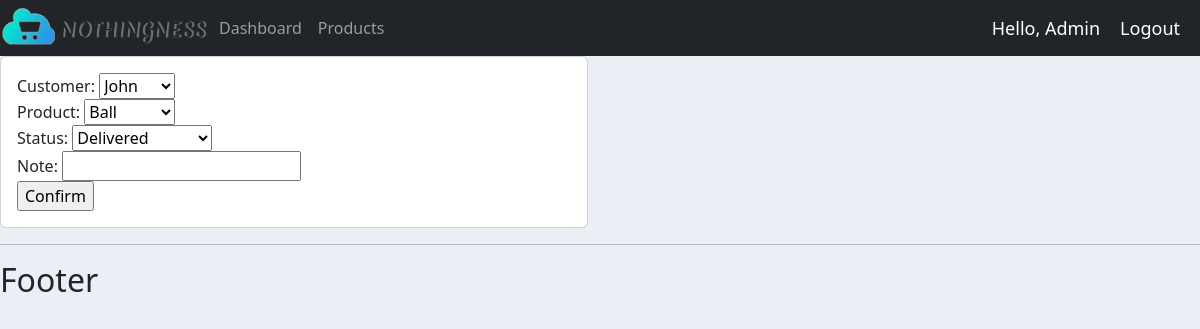
The page /update_order/28/ (signed in) on the database as committed earlier.
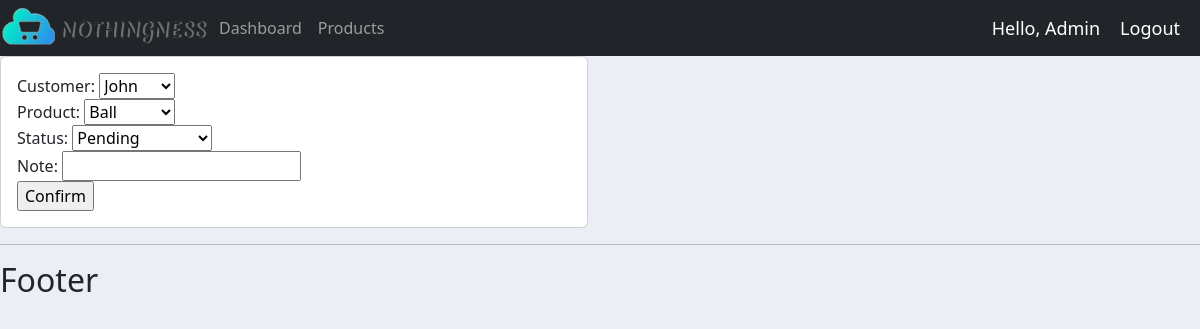
The same page on the database as committed later.
### app/models.py (models this page shows, shortened)
class Order(models.Model):
    STATUS_CHOICES = (
        ('Pending', 'Pending'),
        ('Out for delivery', 'Out for delivery'),
        ('Delivered', 'Delivered'),
    )
    customer = models.ForeignKey(Customer, null=True, on_delete=models.SET_NULL)
    product = models.ForeignKey(Product, null=True, on_delete=models.SET_NULL)
    date_created = models.DateTimeField(auto_now_add=True, null=True)
    status = models.CharField(max_length=100, null=True, choices=STATUS_CHOICES)
    note = models.CharField(max_length=100, null=True, blank=True)

### app/decorators.py (the view)
        def wrapper_func(request, *args, **kwargs):
            group = None
            if request.user.groups.exists:
                group = request.user.groups.all()[0].name
            if group in allowed_roles:
                return view_func(request, *args, **kwargs)
            else:
                return HttpResponse('You are not allowed to access this page')

### app/forms.py
class OrderForm(ModelForm):
    class Meta:
        model = Order
        fields = '__all__'

### app/models.py (called while the page is built)
    def __str__(self):
        return self.name

    def __str__(self):
        return self.name

### app/views.py (called while the page is built)
@login_required(login_url='login')
@allowed_users(allowed_roles=['admin'])
def update_order(request, pk):
    order = Order.objects.get(id=pk)
    form = OrderForm(instance=order)
    if request.method == 'POST':
        form = OrderForm(request.POST, instance=order)
        if form.is_valid():
            form.save()
            return redirect('/customers/' + str(order.customer.id))
    context = {'form': form}
    return render(request, 'app/update.html', context)

### app/templates/app/update.html (shortened to what this page needs)
{% extends 'app/main.html' %}
{% load static %}
{% block content %}
    <div class="row">
        <div class="col-md-6">
            <div class="card card-body">
                <form action="" method="post">
                    {{ form }}
                    <input type="submit" name="Submit" value="Confirm">
                </form>
            </div>
        </div>
    </div>
{% endblock content %}

Rows that differ between the two databases and show on the page:
changed Order "John": status "Delivered" → "Pending"
